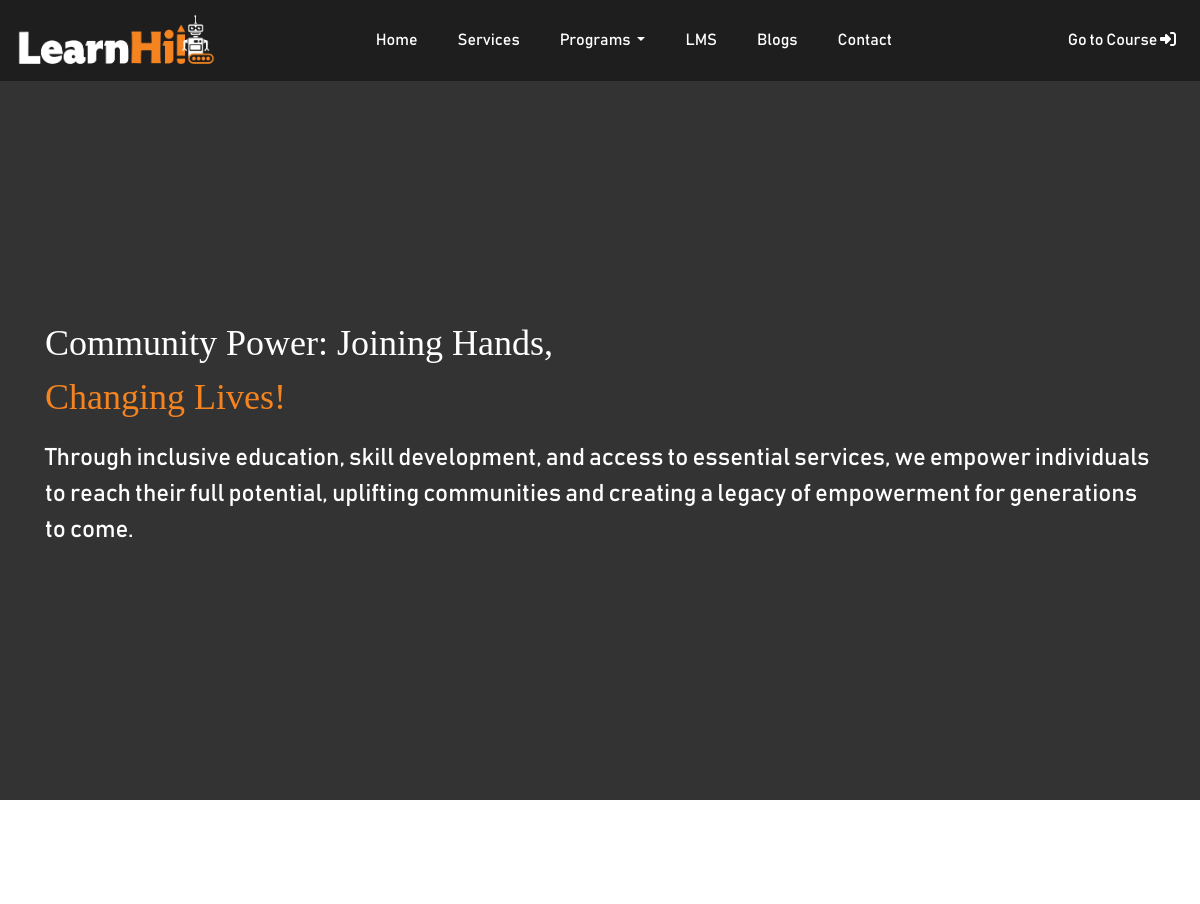
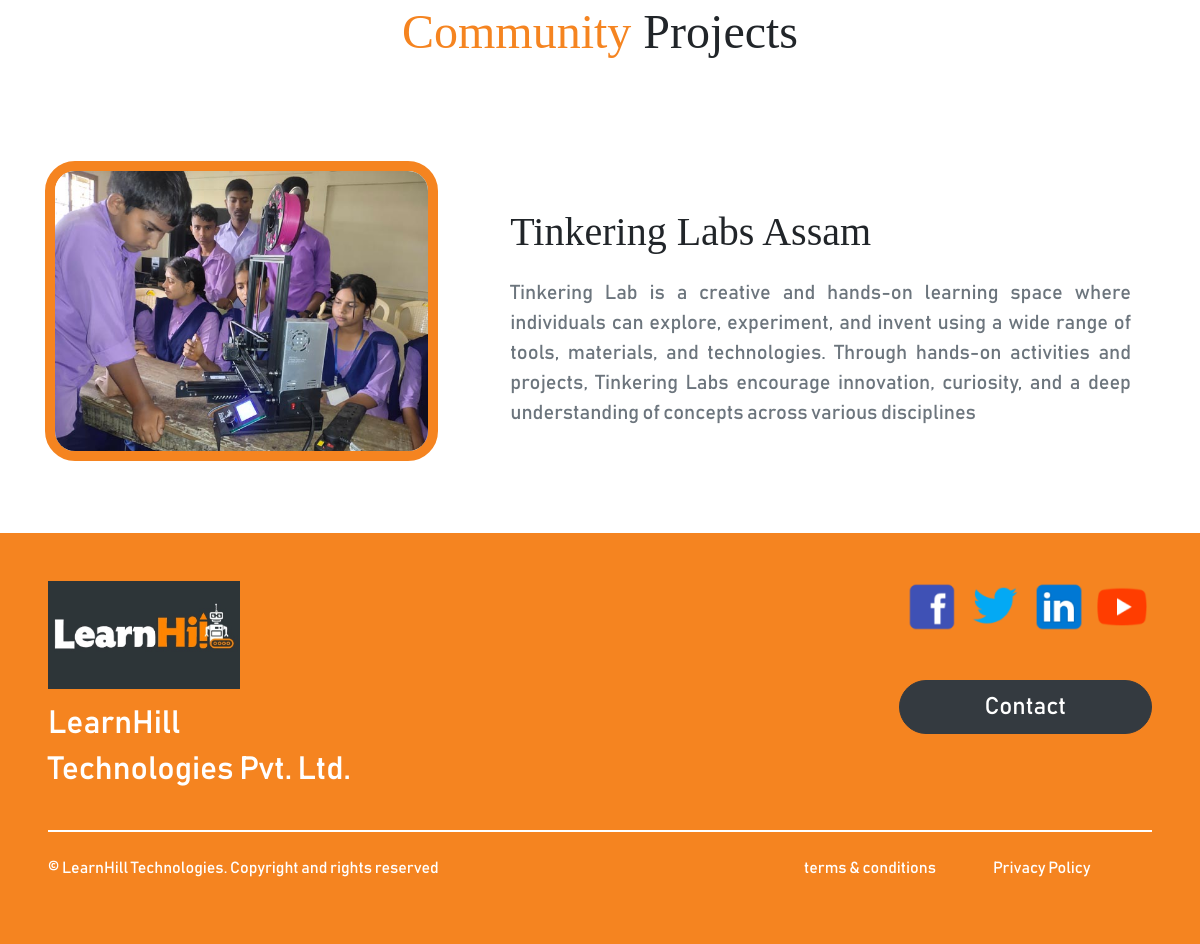
The page /community_programs/ on the database its author committed (2 pictures, top to bottom).
### LearnHillApp/models.py (models this page shows)
class Program(models.Model):
    heading = models.CharField(max_length=255)
    description = models.TextField()
    schools_participated = models.CharField(max_length=10, blank=True, null=True)
    students_trained = models.CharField(max_length=10, blank=True, null=True)
    teachers_trained = models.CharField(max_length=10, blank=True, null=True)
    district_participated = models.CharField(max_length=10, blank=True, null=True)
    state = models.CharField(max_length=100, blank=True, null=True)
    state_image = models.ImageField(upload_to='state_images', help_text="upload image of state for past program page")
    partner = models.ManyToManyField(Partner, blank=True)
    objective = RichTextField(blank=True, null=True)
    action = RichTextField(blank=True, null=True)
    impact = models.TextField(blank=True, null=True)
    image1 = models.ImageField(upload_to='project_image', help_text="primary image: PUT a Square Image Here")
    image2 = models.ImageField(upload_to='project_image', help_text="secondary image for past program page")
    image3 = models.ImageField(upload_to='project_image', help_text="secondary image for past program page")
    image4 = models.ImageField(upload_to='project_image', blank=True, null=True, help_text="Extra Image to Adjust Past Program Page")
    image5 = models.ImageField(upload_to='project_image', blank=True, null=True, help_text="Extra Image to Adjust Past Program Page")
    image6 = models.ImageField(upload_to='project_image', blank=True, null=True, help_text="Extra Image to Adjust Past Program Page")
    hash_color_text = models.CharField(max_length=10, blank=True, null=True)
    hash_color_background = models.CharField(max_length=10, blank=True, null=True)
    start_date = models.DateField()
    end_date = models.DateField()
    past = models.BooleanField()
    upcoming = models.BooleanField()
    community = models.BooleanField()
    created_at = models.DateTimeField(auto_now_add=True)
    updated_at = models.DateTimeField(auto_now=True)

### LearnHillApp/views.py (the view)
# urls.py: path('community_programs/',  views.community_programs, name='community_programs'),
def community_programs(request):
    community_programs = Program.objects.filter(community=True)
    return render(request, 'community_programs.html', {'community_programs': community_programs})

### templates/community_programs.html (shortened to what this page needs)
{% extends 'base.html' %}
{% load static %}
{% block extra_css %}
    <link rel='stylesheet' href="{% static 'css/community.css' %}">
{% endblock %}
{% block content %}
    <section id="hero">
        <video class="community_banner_video" src="{% static 'video/community_banner.MP4' %}" autoplay loop playsinline muted></video>
        <div class="overlay">
            {% include 'includes/navbar1.html' %}
            <div class="community_banner_content d-flex justify-content-center align-items-center px-4">
                <div class="container d-flex flex-column">
                    <p class="banner_heading headings"> Community Power: Joining Hands, <br><span style="color: #F58420;">Changing Lives!</span>  </p>
                    <p class="banner_subheading">Through inclusive education, skill development, and access to essential services, we empower individuals to reach their full potential, uplifting communities and creating a legacy of empowerment for generations to come.</p>
                </div>
            </div>
        </div>
    </section>
    <h1 class="text-center main_community_heading headings"><span style="color: #F58420;">Community</span> Projects</h1>
    <section class="my-5" id="community_projects">
        <div class="container">
            {% for program in community_programs %}
            <div class="my-5 d-flex justify-content-center align-items-center community_card_container {% if forloop.counter|divisibleby:2 %}flex-row-reverse{% endif %}">
                <img class="community_img mb-4 img-fluid {% if forloop.counter|divisibleby:2 %}ml-md-5{% else %}mr-md-5{% endif %}" src="{{ program.image1.url }}" alt="">
                <div class="d-flex flex-column px-4">
                    <p class="community_card_heading headings">{{program.heading}}</p>
                    <p class="community_card_description text-muted text-justify"> {{ program.description }} </p>
                </div>
            </div>
            {% empty %}
            <div class="my-5" style="border: 1px solid rgba(0, 0, 0, 0.3);"></div>
            <h2 class="text-muted">No Community Programs !!!</h2>
            <div class="my-5" style="border: 1px solid rgba(0, 0, 0, 0.3);"></div>
            {% endfor %}
        </div>
    </section>
    {% include 'includes/footer.html' %}
{% endblock %}

### assets/css/community.css (style rules this page uses)
* { box-sizing: border-box; font-family: 'metropolis'; }
#hero .community_banner_video { width: 100%; height: 100vh; object-fit: cover; }
#hero .overlay { background-color: rgba(0, 0, 0, 0.8); width: 100%; height: 100vh; position: absolute; top: 0; left: 0; }
#hero .community_banner_content { width: 100%; height: 90vh; margin-top: 80px; color: white; }

### templates/base.html (style rules this page uses)
body { box-sizing: border-box; font-family: 'bahnschrift'; }
.headings { font-family: 'metropolis'; }
h1, h2, h3, h4, h5, h6, p, a { font-family: 'bahnschrift'; }

### rows shown on the page
Program: image1 (picture), heading "Tinkering Labs Assam", description "Tinkering Lab is a creative and hands-on learning space where individuals can explore, experiment, and invent using a wide range of tools, materials, and technologies. Through hands-on activities and projects, Tinkering Labs encourage innovation, curiosity, and a deep understanding of concepts across various disciplines"
